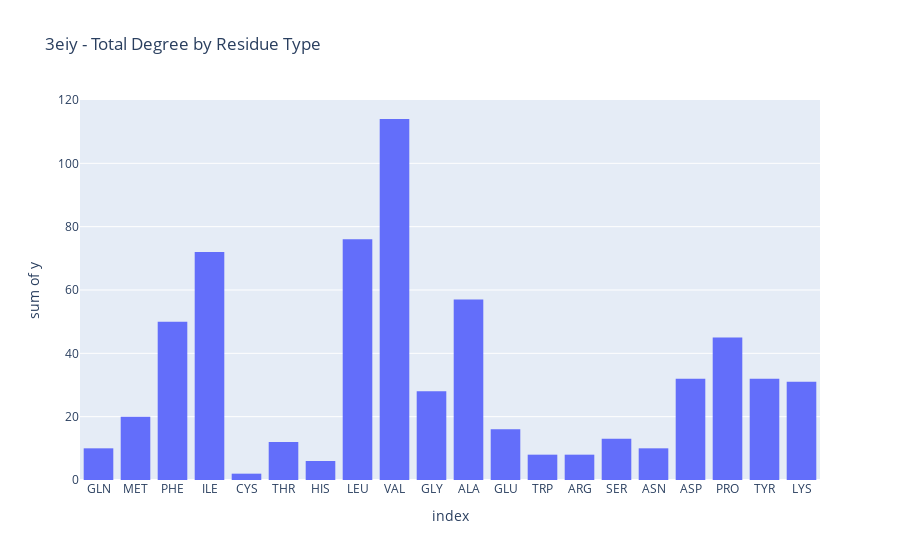

The notebook cell saved with this chart:
### Code cell
from graphein.protein.analysis import plot_degree_by_residue_type

fig = plot_degree_by_residue_type(g, normalise_by_residue_occurrence=False)
fig.show()

### Figure 1 — Plotly figure (JSON) as saved in the notebook; plotly's stock layout.template omitted (floating-point values rounded to 4 significant figures)
{"data": [{"alignmentgroup": "True", "bingroup": "x", "histfunc": "sum", "hovertemplate": "index=%{x}<br>sum of y=%{y}<extra></extra>", "legendgroup": "", "marker": {"color": "#636efa", "pattern": {"shape": ""}}, "name": "", "offsetgroup": "", "orientation": "v", "showlegend": false, "type": "histogram", "x": ["GLN", "MET", "PHE", "ILE", "CYS", "THR", "HIS", "LEU", "VAL", "GLY", "ALA", "GLU", "TRP", "ARG", "SER", "ASN", "ASP", "PRO", "TYR", "LYS"], "xaxis": "x", "y": [10, 20, 50, 72, 2, 12, 6, 76, 114, 28, 57, 16, 8, 8, 13, 10, 32, 45, 32, 31], "yaxis": "y"}], "layout": {"barmode": "relative", "legend": {"tracegroupgap": 0}, "title": {"text": "3eiy - Total Degree by Residue Type"}, "xaxis": {"anchor": "y", "domain": [0, 1], "title": {"text": "index"}}, "yaxis": {"anchor": "x", "domain": [0, 1], "title": {"text": "sum of y"}}}}
